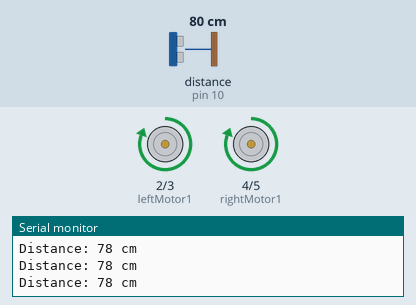
A sketch run on a simulated Arduino Uno, built with avr-gcc and run on an emulated ATmega328P. Shown: motor-driver pin pairs drawn as motors (green arrow = first pin HIGH = forward, orange = second pin HIGH = backward, longer = more drive), the last lines printed to the serial monitor. Wiring (inferred from the names in the program): ultrasonic range finder: trigger pin 9; echo pin 10. Inputs (shaded band) come from the test bench; at power-on: distance to the obstacle (sensor on pin 10) 80 cm. The echo pulse lasts 58.3 µs per cm.

Above: at 1.2 s.
1.3 s: distance to the obstacle (sensor on pin 10) set to 23 cm
2.8 s: distance to the obstacle (sensor on pin 10) set to 19 cm
At 4.1 s:
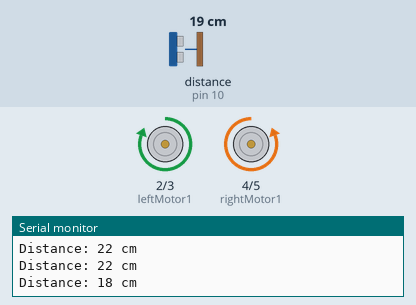
5.8 s: distance to the obstacle (sensor on pin 10) set to 60 cm
At 6.5 s:
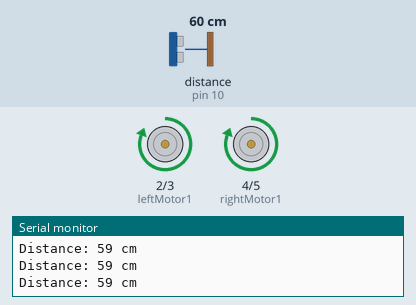
7.3 s: distance to the obstacle (sensor on pin 10) set to 2 cm
At 7.86 s:
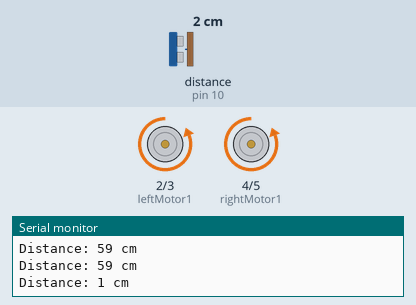
Timing chart, 0 to 11.3 s (numbered marks = the images above; inputs shaded):
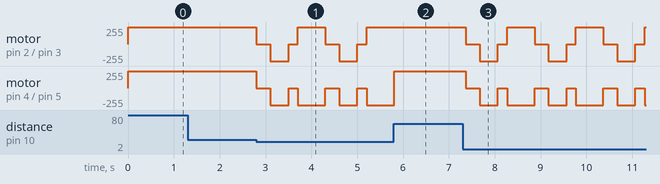

The sketch:

obstacle_avoiding_robot.ino
```cpp
const int trigPin = 9;
const int echoPin = 10;

const int leftMotor1 = 2;
const int leftMotor2 = 3;
const int rightMotor1 = 4;
const int rightMotor2 = 5;

int limit = 20;

void setup() {
  pinMode(trigPin, OUTPUT);
  pinMode(echoPin, INPUT);

  pinMode(leftMotor1, OUTPUT);
  pinMode(leftMotor2, OUTPUT);
  pinMode(rightMotor1, OUTPUT);
  pinMode(rightMotor2, OUTPUT);

  Serial.begin(9600);
}

void loop() {
  int distance = getDistance();

  Serial.print("Distance: ");
  Serial.print(distance);
  Serial.println(" cm");

  if (distance > limit) {
    forward();
  }
  else {
    stopMotor();
    delay(300);

    backward();
    delay(400);

    stopMotor();
    delay(200);

    right();
    delay(500);
  }

  delay(100);
}

int getDistance() {
  digitalWrite(trigPin, LOW);
  delayMicroseconds(2);

  digitalWrite(trigPin, HIGH);
  delayMicroseconds(10);
  digitalWrite(trigPin, LOW);

  long duration = pulseIn(echoPin, HIGH);

  int distance = duration * 0.034 / 2;

  return distance;
}

void forward() {
  digitalWrite(leftMotor1, HIGH);
  digitalWrite(leftMotor2, LOW);

  digitalWrite(rightMotor1, HIGH);
  digitalWrite(rightMotor2, LOW);
}

void backward() {
  digitalWrite(leftMotor1, LOW);
  digitalWrite(leftMotor2, HIGH);

  digitalWrite(rightMotor1, LOW);
  digitalWrite(rightMotor2, HIGH);
}

void right() {
  digitalWrite(leftMotor1, HIGH);
  digitalWrite(leftMotor2, LOW);

  digitalWrite(rightMotor1, LOW);
  digitalWrite(rightMotor2, HIGH);
}

void stopMotor() {
  digitalWrite(leftMotor1, LOW);
  digitalWrite(leftMotor2, LOW);
  digitalWrite(rightMotor1, LOW);
  digitalWrite(rightMotor2, LOW);
}
```

Measured:
- the behaviour switches between 22 and 21 cm on distance to the obstacle (sensor on pin 10) (found by bisection; images 0 and 1)
- after the input at 5.8 s, motor on pin 2 (leftMotor1) / pin 3 (leftMotor2): stays forward 255/255 (without the input it goes to stopped after 0.01 s)
